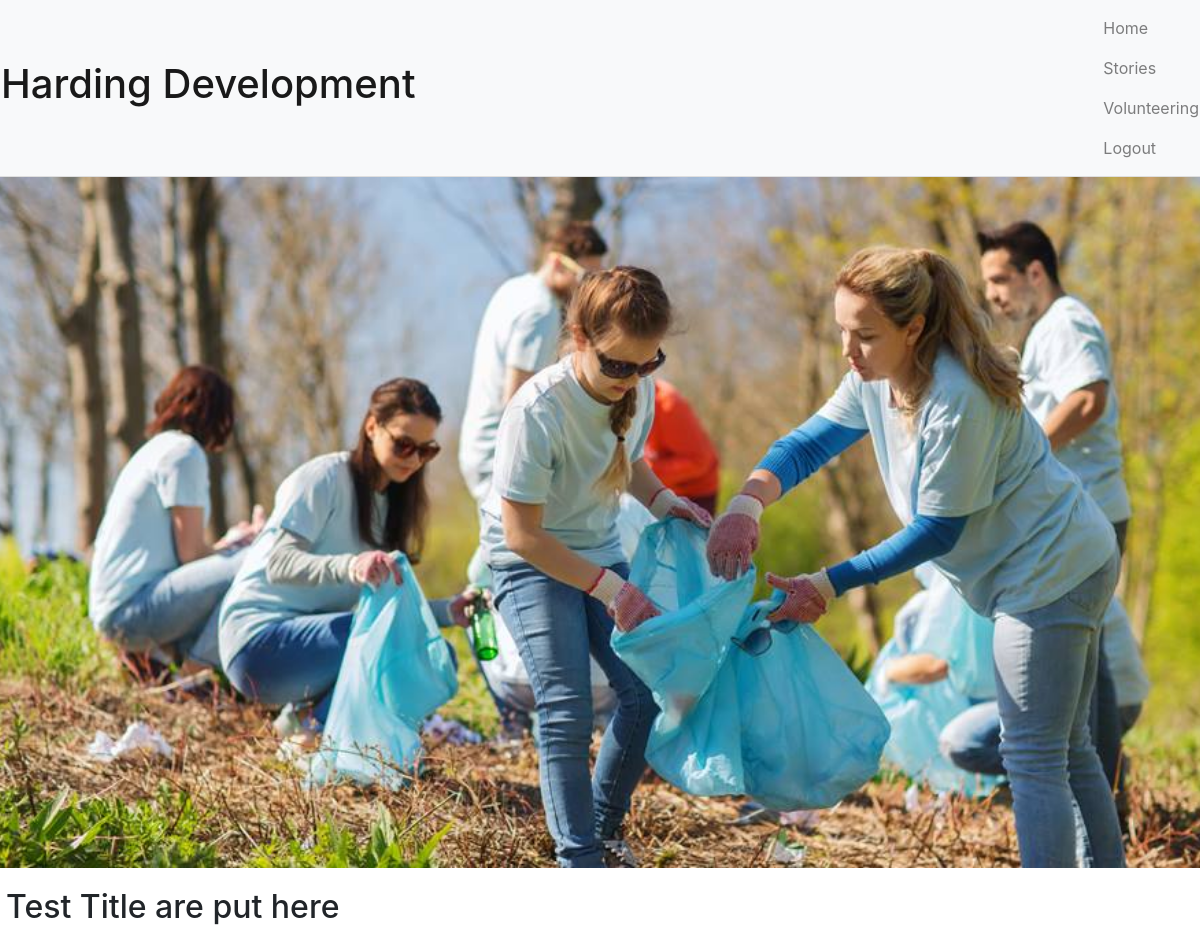
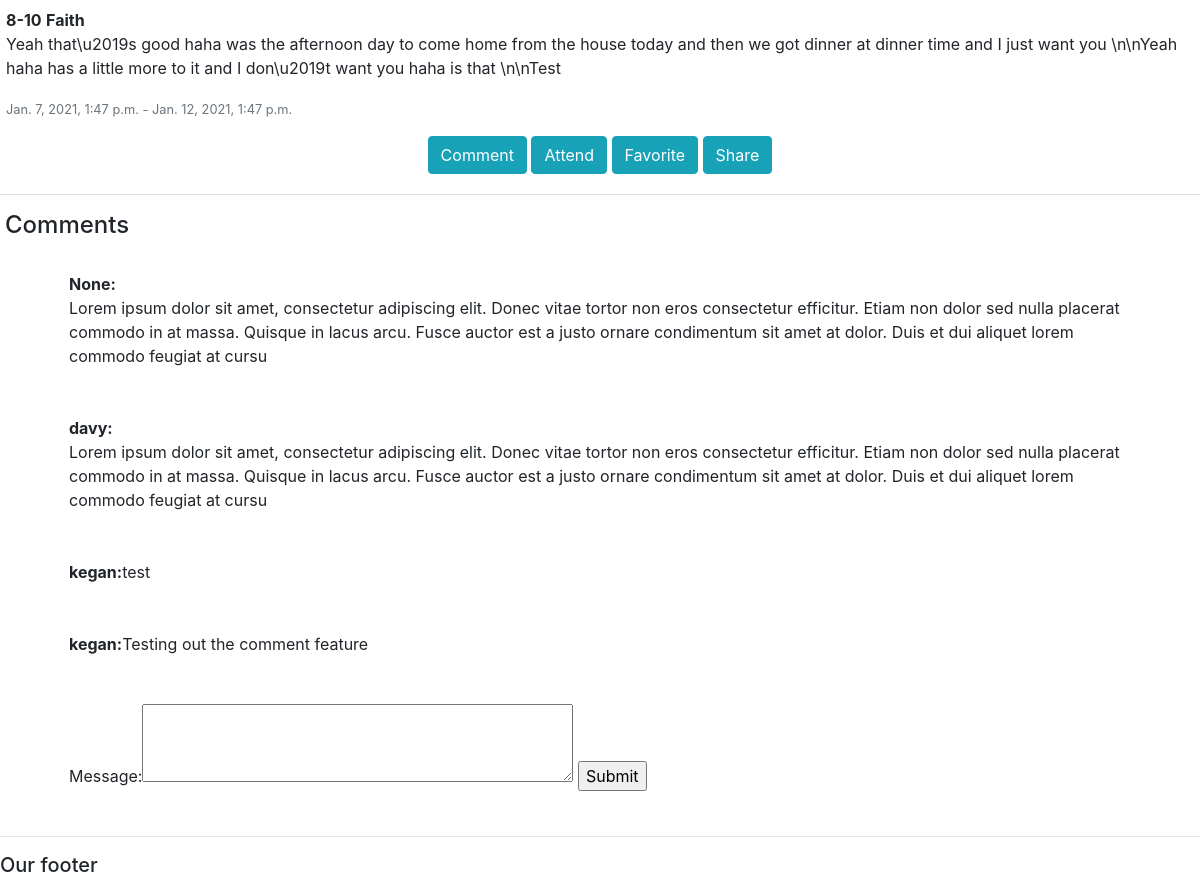
The page /event/1/ on the database its author committed (2 pictures, top to bottom).
### events/models.py (models this page shows, shortened)
class Post(models.Model):
    TYPE = ('Event', 'Event'), ('Story', 'Story')
    content_name = models.CharField(max_length=200, null=True)
    content_author = models.ForeignKey(Volunteer, null=True, on_delete=models.SET_NULL)
    content_date = models.DateTimeField(auto_now_add=True)
    content_date_start = models.DateTimeField(null=True, blank=True)
    content_date_end = models.DateTimeField(null=True, blank=True)
    content_social_description = models.CharField(max_length=1000, null=True)
    content_image = models.ImageField(default='profile1.png', null=True, blank=True)
    tags = models.ManyToManyField(Tag)
    full_story = models.CharField(max_length=10000, null=True, blank=True)
    post_type = models.CharField(max_length=200, null=True, choices=TYPE)
    attending = models.ManyToManyField(User)

class Tag(models.Model):
    name = models.CharField(max_length=200, null=True)
    def __str__(self):
        return self.name

class Comment(models.Model):
    message = models.CharField(max_length=300, null=True)
    author = models.ForeignKey(Volunteer, null=True, on_delete=models.CASCADE)
    post = models.ManyToManyField(Post)

class Volunteer(models.Model):
    user = models.OneToOneField(User, null=True, blank=True, on_delete=models.CASCADE)
    user_name = models.CharField(max_length=200, null=True, blank=True)
    first_name = models.CharField(max_length=200, null=True, blank=True)
    last_name = models.CharField(max_length=200, null=True, blank=True)
    user_rank = models.IntegerField(default=0)
    user_points = models.IntegerField(default = 0)
    user_coins = models.IntegerField(default = 0)
    user_icon = models.ImageField(default='profile1.png', null=True, blank=True)
    user_datecreated = models.DateTimeField(auto_now_add=True)

### events/views.py (the view, shortened to what this page needs)
# urls.py: path('event/<str:pk>/', views.event,name='event'),
def event(request, pk):
    post = Post.objects.get(id=pk)
    form = CommentForm()
    context = {'post':post, 'form':form}
    return render(request,'events/event.html', context )

### events/forms.py
class CommentForm(ModelForm):
    message = forms.CharField(widget=forms.Textarea(attrs={"rows":3}))
    class Meta:
        model = Comment
        fields = ['message']

### events/templates/events/event.html (shortened to what this page needs)
{% extends "events/main.html" %}
{% block content %}
<div class="row">
    <div class="card mb-3">
        <img class="card-img-top" src="{{post.content_image.url}}" alt="Card image cap">
        <div class="card-body">
          <h2 class="card-title">{{post.content_name}}</h2>
          {% for tag in post.tags.all %}
            <strong>{{tag}}</strong>
          {% endfor %}
          <p>{{post.content_social_description}}</p>
          <p class="card-text"><small class="text-muted">{{post.content_date_start}} - {{post.content_date_end}}</small></p>
          <div class="buttons">
          <a class="btn btn-info" href="#comment-form">Comment</a>
          <a class="btn btn-info" href="{% url 'attend' post.id %}">Attend</a>
          <a class="btn btn-info" href="{% url 'event' post.id %}">Favorite</a>
          <a class="btn btn-info" href="{% url 'event' post.id %}">Share</a>
          </div>
        </div>
      </div>
</div>
<h4 style="margin-left: 5px;">Comments</h4>
{% for comment in post.comment_set.all %}
<div class="row comments">
    <strong>{{comment.author.user_name}}: </strong>
    {{comment.message}}
</div>
{% endfor %}
<div class="row comments" id="comment-form">
    <form method="POST">
        {{form}}
        <input type="submit" name="Post">
    </form>
</div>
{% endblock %}

### static/css/main.css (style rules this page uses)
body { width: 100%; }
.comments { padding: 2% 7%; }
.buttons { text-align: center; }

### rows shown on the page
Post: content_image (picture), content_name "Test Title are put here", content_social_description "Yeah that\\u2019s good haha was the afternoon day to come home from the house today and then we got dinner at dinner time and I just want you \\n\\nYeah haha has a little more to it and I don\\u2019t want you haha is that \\n\\nTest", content_date_start "Jan. 7, 2021, 1:47 p.m.", content_date_end "Jan. 12, 2021, 1:47 p.m."
Tag: name "8-10"
Tag: name "Faith"
Comment: author.user_name "None", message "Lorem ipsum dolor sit amet, consectetur adipiscing elit. Donec vitae tortor non eros consectetur efficitur. Etiam non dolor sed nulla placerat commodo in at massa. Quisque in lacus arcu. Fusce auctor est a justo ornare condimentum sit amet at dolor. Duis et dui aliquet lorem commodo feugiat at cursu"
Comment: author.user_name "davy", message "Lorem ipsum dolor sit amet, consectetur adipiscing elit. Donec vitae tortor non eros consectetur efficitur. Etiam non dolor sed nulla placerat commodo in at massa. Quisque in lacus arcu. Fusce auctor est a justo ornare condimentum sit amet at dolor. Duis et dui aliquet lorem commodo feugiat at cursu"
Comment: author.user_name "kegan", message "test"
Comment: author.user_name "kegan", message "Testing out the comment feature"
